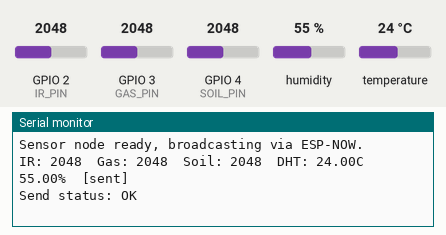
This sketch was run on a simulated Seeed XIAO ESP32-C3. Shown: the last lines printed to the serial monitor. The inputs (shaded band) are chosen by the test bench; at power-on: humidity 55 %, GPIO 2 (IR_PIN) = 2048, GPIO 3 (GAS_PIN) = 2048, GPIO 4 (SOIL_PIN) = 2048, temperature 24 °C (analog values on the 0–4095 scale).

Above: at 1.7 s.
1.8 s: humidity set to 22 %
At 3.0 s:
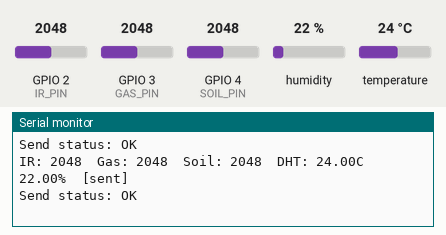
4.5 s: GPIO 2 (IR_PIN) set to 2866
At 5.9 s:
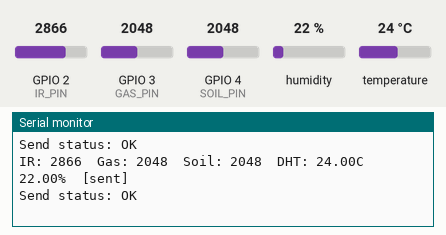
7.2 s: GPIO 3 (GAS_PIN) set to 2866
At 9.4 s:
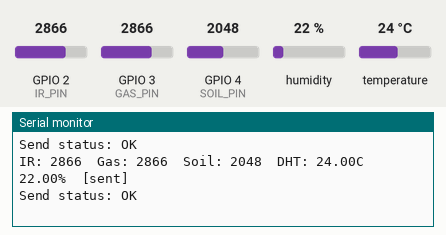
9.9 s: GPIO 4 (SOIL_PIN) set to 2866
At 11.2 s:
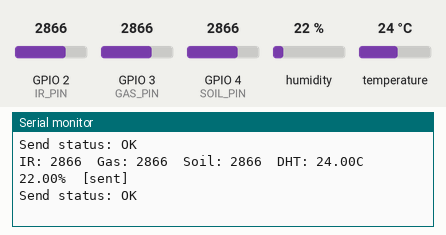
12.6 s: temperature set to 12 °C
At 15.1 s:
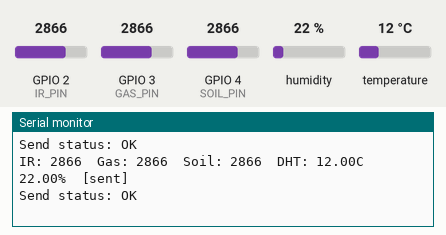
15.3 s: GPIO 2 (IR_PIN) set to 3972
At 17.6 s:
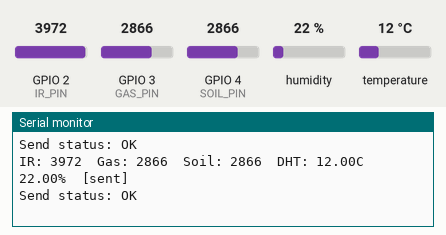
Timing chart, 0 to 19.0 s (numbered marks = the images above; inputs shaded):
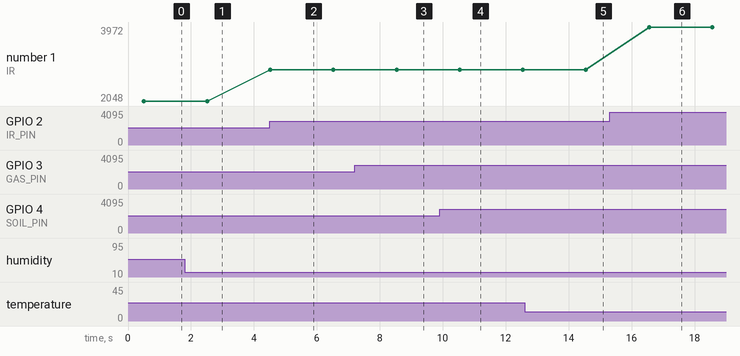

The sketch:

ESP32_DevV1_controller.ino
```cpp
/*
  Sensor node - reads IR, gas, soil, DHT22 and sends over ESP-NOW
  XIAO ESP32-C3 (the sensor board)

  Wiring:
    IR phototransistor -> D0
    MQ-5 gas sensor     -> D1
    Soil moisture        -> D2
    AM2302 / DHT22 data -> D4, 10k pull-up to 3V3

  Install: "DHT sensor library" + "Adafruit Unified Sensor" (Library Manager)
*/

#include <WiFi.h>
#include <esp_now.h>
#include "DHT.h"

#define IR_PIN   D0
#define GAS_PIN  D1
#define SOIL_PIN D2
#define DHTPIN   D4
#define DHTTYPE  DHT22

DHT dht(DHTPIN, DHTTYPE);

// Must match the struct in the receiver sketch exactly
typedef struct SensorPacket {
  int   irRaw;
  int   gasRaw;
  int   soilRaw;
  float tempC;
  float humidity;
  bool  dhtValid;
} SensorPacket;

SensorPacket packet;
uint8_t broadcastAddress[] = {0xFF, 0xFF, 0xFF, 0xFF, 0xFF, 0xFF};

void onDataSent(const wifi_tx_info_t *tx_info, esp_now_send_status_t status) {
  Serial.print("Send status: ");
  Serial.println(status == ESP_NOW_SEND_SUCCESS ? "OK" : "FAIL");
}

void setup() {
  Serial.begin(115200);
  delay(500);

  analogReadResolution(12);
  dht.begin();

  WiFi.mode(WIFI_STA);

  if (esp_now_init() != ESP_OK) {
    Serial.println("ESP-NOW init failed");
    return;
  }
  esp_now_register_send_cb(onDataSent);

  esp_now_peer_info_t peerInfo = {};
  memcpy(peerInfo.peer_addr, broadcastAddress, 6);
  peerInfo.channel = 0;
  peerInfo.encrypt = false;
  if (esp_now_add_peer(&peerInfo) != ESP_OK) {
    Serial.println("Failed to add peer");
    return;
  }

  Serial.println("Sensor node ready, broadcasting via ESP-NOW.");
}

void loop() {
  packet.irRaw   = analogRead(IR_PIN);
  packet.gasRaw  = analogRead(GAS_PIN);
  packet.soilRaw = analogRead(SOIL_PIN);

  float h = dht.readHumidity();
  float t = dht.readTemperature();
  if (isnan(h) || isnan(t)) {
    packet.dhtValid = false;
  } else {
    packet.dhtValid = true;
    packet.tempC = t;
    packet.humidity = h;
  }

  esp_err_t result = esp_now_send(broadcastAddress, (uint8_t *)&packet, sizeof(packet));

  Serial.print("IR: "); Serial.print(packet.irRaw);
  Serial.print("  Gas: "); Serial.print(packet.gasRaw);
  Serial.print("  Soil: "); Serial.print(packet.soilRaw);
  Serial.print("  DHT: ");
  if (packet.dhtValid) {
    Serial.print(packet.tempC); Serial.print("C "); Serial.print(packet.humidity); Serial.print("%");
  } else {
    Serial.print("invalid");
  }
  Serial.println(result == ESP_OK ? "  [sent]" : "  [send error]");

  delay(2000);   // DHT22 minimum interval
}
```

Measured:
- after the input at 1.8 s, the serial monitor: prints a new line after 0.71 s (image 1)
- after the input at 4.5 s, the serial monitor: prints a new line at once (image 2)
- after the input at 7.2 s, the serial monitor: prints a new line after 1.3 s (image 3)
- after the input at 9.9 s, the serial monitor: prints a new line after 0.64 s (image 4)
- after the input at 12.6 s, the serial monitor: prints a new line after 1.9 s (image 5)
- after the input at 15.3 s, the serial monitor: prints a new line after 1.3 s (image 6)
- plotted number 1: 2048 → 2866 after the input at 4.5 s, 2866 → 3972 after the input at 15.3 s
